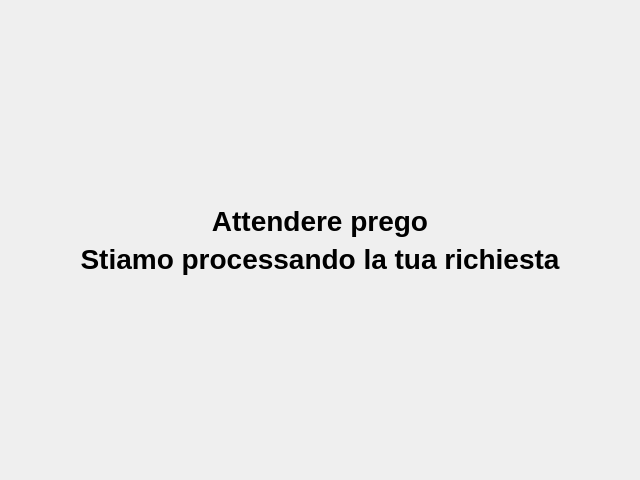
<?xml version="1.0" encoding="UTF-8"?>
<ui version="4.0">
 <class>BusyIndicator</class>
 <widget class="QWidget" name="BusyIndicator">
  <property name="geometry">
   <rect>
    <x>0</x>
    <y>0</y>
    <width>640</width>
    <height>480</height>
   </rect>
  </property>
  <property name="windowTitle">
   <string>Form</string>
  </property>
  <layout class="QVBoxLayout" name="verticalLayout">
   <item>
    <spacer name="verticalSpacer_2">
     <property name="orientation">
      <enum>Qt::Vertical</enum>
     </property>
     <property name="sizeHint" stdset="0">
      <size>
       <width>20</width>
       <height>40</height>
      </size>
     </property>
    </spacer>
   </item>
   <item>
    <widget class="QLabel" name="label">
     <property name="font">
      <font>
       <pointsize>21</pointsize>
       <weight>75</weight>
       <bold>true</bold>
      </font>
     </property>
     <property name="text">
      <string>Attendere prego</string>
     </property>
     <property name="alignment">
      <set>Qt::AlignCenter</set>
     </property>
    </widget>
   </item>
   <item>
    <widget class="QLabel" name="label_2">
     <property name="font">
      <font>
       <pointsize>21</pointsize>
       <weight>75</weight>
       <bold>true</bold>
      </font>
     </property>
     <property name="text">
      <string>Stiamo processando la tua richiesta</string>
     </property>
     <property name="alignment">
      <set>Qt::AlignCenter</set>
     </property>
    </widget>
   </item>
   <item>
    <spacer name="verticalSpacer">
     <property name="orientation">
      <enum>Qt::Vertical</enum>
     </property>
     <property name="sizeHint" stdset="0">
      <size>
       <width>20</width>
       <height>40</height>
      </size>
     </property>
    </spacer>
   </item>
  </layout>
 </widget>
 <resources/>
 <connections/>
</ui>
